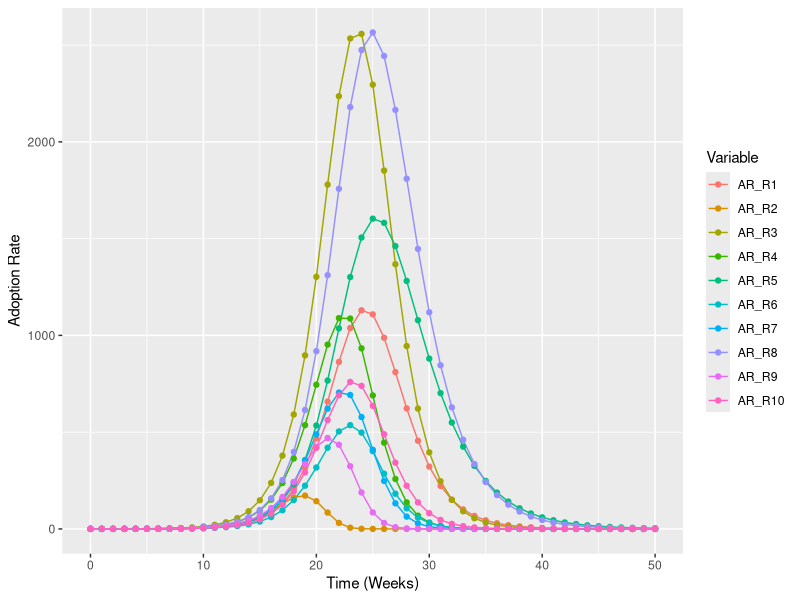
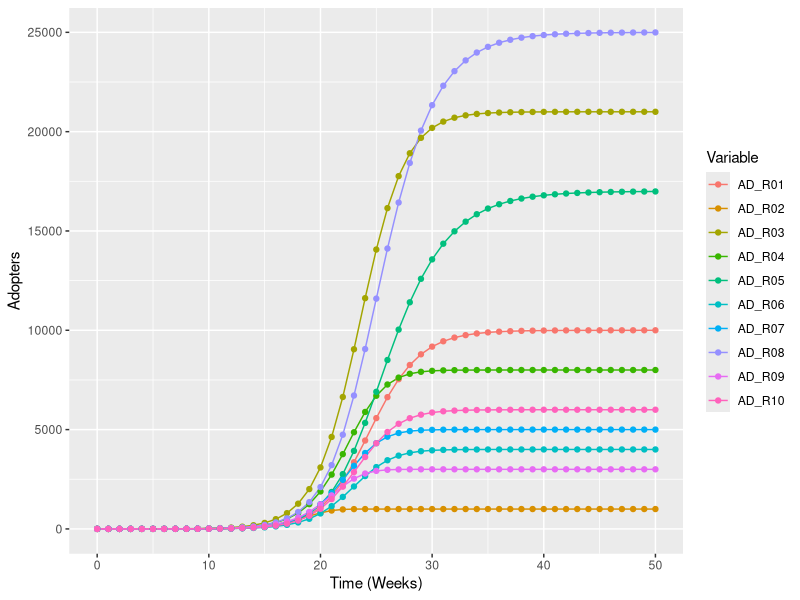

The R source for these figures, in order:
library(deSolve)
library(ggplot2)
library(scales)
library(reshape2)
library(dplyr)

# Function: get the distance between two cells on the grid
euc.distance<-function(r1, c1, r2, c2){
  sqrt((r1-r2)^2+(c1-c2)^2)
}

# a function to create the distance matrix
create.dm<-function(df)
{
  m<-matrix(nrow = nrow(df), ncol=nrow(df))
  for(i in 1:nrow(df)){
    for(j in 1:nrow(df)){
      m[i,j]<-euc.distance(df[i,"Row"],df[i,"Col"],
                           df[j,"Row"],df[j,"Col"])
    }   
  }
  return(m)
}

# Setup the spatial model. It's a 2 x 5 grid.
TotalPopulation<-100000
name.reg<-c("Region01","Region02","Region03","Region04","Region05",
            "Region06","Region07","Region08","Region09","Region10")
row.reg<-c(1,1,1,1,1,2,2,2,2,2)
col.reg<-c(1,2,3,4,5,1,2,3,4,5)
pop.reg<-c(0.10,0.01,0.21,0.08,0.17,
           0.04,0.05,0.25,0.03,0.06)
#names(pop.reg)<-c("R1","R2","R3","R4","R5","R6","R7","R8","R9","R10")

# setup the data frame for spatial information
sp<-data.frame(Regions=name.reg,
               Row=row.reg,
               Col=col.reg,
               Pop=pop.reg*TotalPopulation)

# Make contacts proportional to population proportion
set.seed(123)

normal.contacts<-runif(10,pop.reg*40,pop.reg*60)
names(normal.contacts)<-c("R1","R2","R3","R4","R5","R6","R7","R8","R9","R10")

# Infectivity 

infectivity<-runif(10,0.01,0.05)
names(infectivity)<-c("R1","R2","R3","R4","R5","R6","R7","R8","R9","R10")

# alpha parameter used to determine how quickly contact rates decay between regions
ALPHA<-0.95

# Create the distance matrix
dm<-create.dm(sp)
colnames(dm)<-c("R1","R2","R3","R4","R5","R6","R7","R8","R9","R10")
rownames(dm)<-c("R1","R2","R3","R4","R5","R6","R7","R8","R9","R10")

# Create the effective contact matrix
cr<-t(normal.contacts*exp(-ALPHA*dm))
ec<-t(normal.contacts*exp(-ALPHA*dm)*infectivity)

beta <- ec/sp$Pop

START<-0; FINISH<-50; STEP<-0.01;
NUM_REGIONS<-10; NUM_STOCKS_PER_REGION <-2

simtime <- seq(START, FINISH, by=STEP)

#Setup the stocks
stocks <- c(PA_R01=sp$Pop[1],  PA_R02=sp$Pop[2],   PA_R03=sp$Pop[3],   
            PA_R04=sp$Pop[4],  PA_R05=sp$Pop[5],   PA_R06=sp$Pop[6], 
            PA_R07=sp$Pop[7],  PA_R08=sp$Pop[8]-1, PA_R09=sp$Pop[9], 
            PA_R10=sp$Pop[10], AD_R01=0,           AD_R02=0,         
            AD_R03=0,          AD_R04=0,           AD_R05=0, 
            AD_R06=0,          AD_R07=0,           AD_R08=1,           
            AD_R09=0,          AD_R10=0)

model <- function(time, stocks, auxs){
  with(as.list(stocks),{ 
    #convert the stocks vector to a matrix
    states<-matrix(stocks,
                   nrow=NUM_REGIONS,
                   ncol=NUM_STOCKS_PER_REGION)
    
    PotentialAdopters <- states[,1]
    Adopters          <- states[,2]
    
    Rho               <- beta %*% Adopters
    AR                <- Rho * PotentialAdopters
    
    dPA_dt            <- -AR
    dAD_dt            <- AR
  
    
    TotalPopulation        <- sum(stocks)
    TotalPotentialAdopters <- sum(PotentialAdopters)
    TotalAdopters          <- sum(Adopters)
    
    return (list(c(dPA_dt, dAD_dt),AR_R=AR,
                 TP=TotalPopulation,
                 TPA=TotalPotentialAdopters,
                 TAD=TotalAdopters))  
  })
}

o<-data.frame(ode(y=stocks, times=simtime, func = model, 
                  parms=NULL, method="euler"))


o1<-o[seq(from=1, to=length(simtime),by=1/STEP),]

tidy<-melt(o1,id.vars = "time")
names(tidy)<-c("Time","Variable","Value")

ar<-filter(tidy,grepl("AR_",Variable))
ad<-filter(tidy,grepl("AD_",Variable))

p1<-ggplot(ar,aes(x=Time,y=Value,color=Variable)) + 
  geom_line() +
  geom_point()+
  ylab("Adoption Rate") +
  xlab("Time (Weeks)")

ggsave(file="Plot1.png", dpi=300,p1) #saves g

p2<-ggplot(ad,aes(x=Time,y=Value,color=Variable,group=Variable)) + 
  geom_line() +
  geom_point()+
  ylab("Adopters") +
  xlab("Time (Weeks)")

ggsave(file="Plot2.png", dpi=300,p2) #saves g

pa<-filter(tidy,grepl("PA_",Variable))

p3<-ggplot(pa,aes(x=Time,y=Value,color=Variable,group=Variable)) + 
  geom_line() +
  geom_point()+
  ylab("Potential Adopters") +
  xlab("Time (Weeks)")
